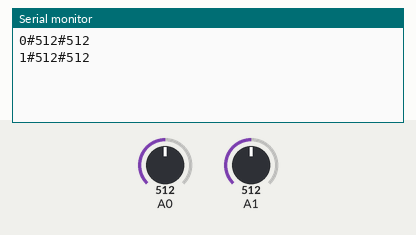
The sketch below on a simulated Arduino Uno, built with avr-gcc and run on an emulated ATmega328P. Parts: the last lines printed to the serial monitor. Inputs (shaded band) come from the test bench; at power-on: A0 = 512, A1 = 512.

Above: at 1.8 s.
1.9 s: A0 set to 716
At 2.4 s:
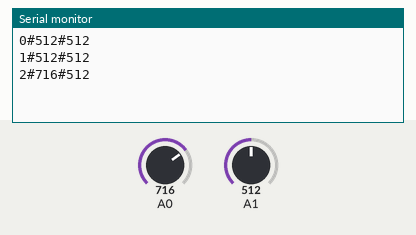
3.4 s: A1 set to 716
At 4.7 s:
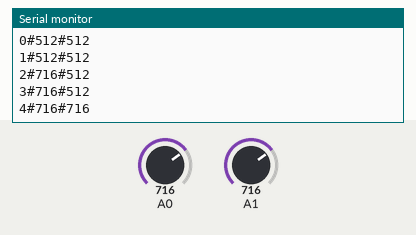
4.9 s: A0 set to 900
At 5.8 s:
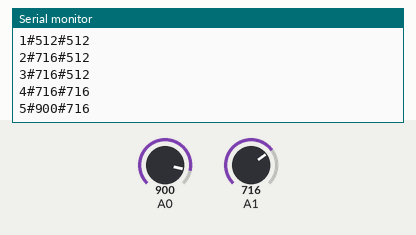
6.4 s: A1 set to 900
At 7.6 s:
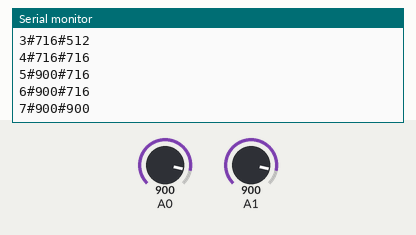
Timing chart, 0 to 8.9 s (numbered marks = the images above; inputs shaded):
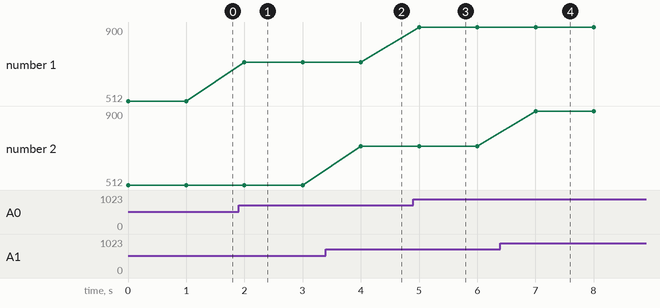

Measured:
- after the input at 1.9 s, the serial monitor: prints a new line after 0.10 s (image 1)
- after the input at 3.4 s, the serial monitor: prints a new line after 0.60 s (image 2)
- after the input at 4.9 s, the serial monitor: prints a new line after 0.10 s (image 3)
- after the input at 6.4 s, the serial monitor: prints a new line after 0.60 s (image 4)
- plotted number 1: 512 → 716 after the input at 1.9 s, 716 → 900 after the input at 4.9 s

The sketch:

websocket.ino
```cpp
// websocket.ino
unsigned long i=0;

void setup()
{
  pinMode(A0, INPUT);
  pinMode(A1, INPUT);
  Serial.begin(19200);
}

void loop()
{
  Serial.print(i);
  Serial.print("#");
  Serial.print(analogRead(A0));
  Serial.print("#");
  Serial.println(analogRead(A1));
  i++;
  delay(1000);
}
```
